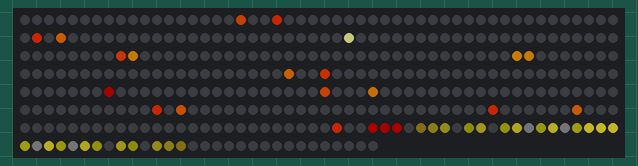
Recording of a sketch running on a simulated Teensy 3. On the bench: 380 RGB LEDs in strip order, left to right, continuing on the next row. Dim RGB values are drawn brighter than linear; the local clock reads 2024-03-15 10:24:30 at power-on unless the sketch sets it; random numbers use the default seed unless the sketch sets one.

Above: at 3.17 s.
At 9.83 s:
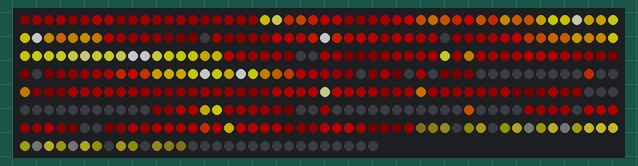
At 20.06 s:
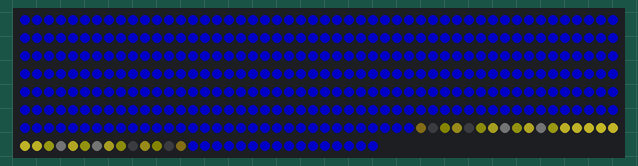
At 21.13 s:
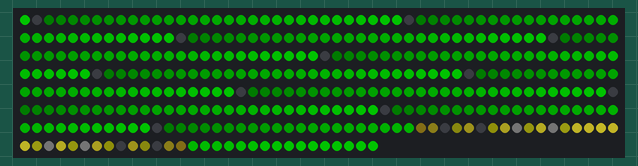
At 30.44 s:
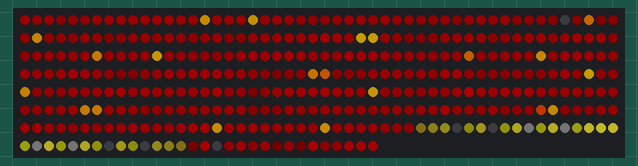
At 39.22 s:
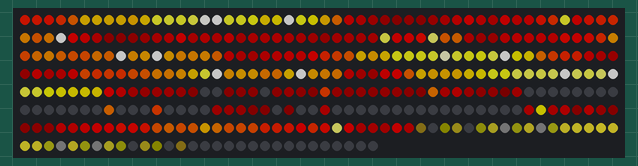

The sketch:

time_hoop.ino
```cpp
#include <FastLED.h>
#include <TimeLib.h>
#include <math.h>

#include "Fire.h"
#include "Night.h"
#include "Wheel.h"
#include "Breath.h"

FASTLED_USING_NAMESPACE

#define DATA_PIN    12
#define CLK_PIN     7

#define LED_TYPE    NEOPIXEL
#define COLOR_ORDER BGR


CRGB leds[NUM_LEDS];
CRGB patternBuff[NUM_LEDS];
//int heat[NUM_LEDS];


bool isInitialized;
int loopCnt; // good for 12 days = 1mil seconds? TODO

void setup() {
  // set the Time library to use Teensy 3.0's RTC to keep time
  setSyncProvider(getTeensy3Time);

  Serial.begin(115200);
  while (!Serial);  // Wait for Arduino Serial Monitor to open
  delay(3000); // 3 second delay for recovery

  // tell FastLED about the LED strip configuration
  FastLED.addLeds<LED_TYPE, DATA_PIN>(leds, NUM_LEDS).setCorrection(TypicalLEDStrip);

  // set master brightness control
  FastLED.setBrightness(BRIGHTNESS);

  loopCnt = 0;
  isInitialized = false;
}

//typedef void (*displayFunc[])(int);
typedef void (*displayFunc[])(CRGB*, int, int);

void runBlueNight(CRGB* pBuf, int tick, int loopC) {
  fill_solid(pBuf, NUM_LEDS, CRGB::Blue);
}

displayFunc funArray2 = {
  &runFire,/*
  &runNight,
  &runFire,
  &runWheel,
  &runFire,*/
  &runBlueNight,
  &runWheel
  //&runBlueBreath
};

// Main function which is looped continuously
void loop()
{
  // display time on LEDs
  //LEDdisplay();
  int numPatterns = 3;
  int numSecondsEachPattern = 10;

  int nowInNumTicks = ((hour() * 60 * 60 ) + (minute() * 60) + second());

  int tick = nowInNumTicks % numSecondsEachPattern;
  if (tick == 0) {
    isInitialized = true;
  }
  int funcIndex = (nowInNumTicks / numSecondsEachPattern) % numPatterns;

  // if we haven't initialized, start off with full orange
  // if loopCnt < numSecondsEachPattern and tick has never been 0
  if (!isInitialized) {
    funcIndex = 0;
  }

  // 20 sec * 60 min * 24 h
  // time = hour * 60 * 24
  // total / num_patterns
  //ideas:
  //  - pass in color, that gives us a couple of things
  //  -
  funArray2[funcIndex](patternBuff, tick, loopCnt);
  for (int i = 0; i < NUM_LEDS; i++) {
    leds[i] = patternBuff[i];
  }
  OverlaySun((int)floor((float)loopCnt / SUN_SPEED));
  FastLED.show();
  FastLED.delay(1000 / FRAMES_PER_SECOND);
  loopCnt++;
}

void OverlaySun(int tick) {
  if ((tick %3) == 0 ) {
    tick = 0;
  }else if ((tick %3) == 1) {
    tick = 2;
  } else {
    tick = 1;
    }
  CRGB levelSun = CRGB(SUN_R, SUN_G, SUN_B);
  //CRGB levelSun = CRGB(255, 255, 55);
  CRGB midSun = CRGB(80, 80, 10);
  CRGB darkSun = CRGB(5, 5, 5);

  int pos = floor(((hour() + 12) % 24) * ((float)NUM_LEDS / 24));
  // Set the center of the sun
  for ( int i = 0 ; i < SUN_SPREAD; i++) {
    int forwardPos = (pos + i) % NUM_LEDS;
    int rearPos = (pos + NUM_LEDS - i ) % NUM_LEDS;
    leds[forwardPos] = levelSun;
    leds[forwardPos].fadeToBlackBy((int)floor(((float)i /SUN_SPREAD) * 255));
    leds[rearPos] = levelSun;
    leds[rearPos].fadeToBlackBy((int)floor(((float)i /SUN_SPREAD) * 255));
  }

  // spread the sun center
  for (int i = tick + 1; i <= SUN_SPREAD-4; i+=3) {
      for (int j = 0; j < 3; j++) {
        CRGB color = levelSun;
        if (j == 1) {
          color = midSun;
        }
        if (j == 2) {
          color = darkSun;
        }

        int forwardPos = (pos + i + j) % NUM_LEDS;
        int rearPos = (pos + NUM_LEDS - i - j) % NUM_LEDS;

        leds[forwardPos] = color;
        leds[forwardPos].fadeToBlackBy((int)floor(((float)i /SUN_SPREAD) * 255));
        leds[rearPos] = color;
        leds[rearPos].fadeToBlackBy((int)floor(((float)i /SUN_SPREAD) * 255));
      }
  }
}

time_t getTeensy3Time()
{
  return Teensy3Clock.get();
}

CRGB average(CRGB* lst, int len) {
  int r = 0;
  int g = 0;
  int b = 0;
  for (int i = 0; i < len; i++) {
    r += lst[i].r;
    g += lst[i].g;
    b += lst[i].b;
  }
  return CRGB(floor((float)r / len), floor((float)g / len), floor((float)b / len));
}


void runBrightOrange(int tick) {
  for ( int i = 0; i < NUM_LEDS; i++) {
    patternBuff[i] = CRGB(250, 0, 10);
  }
}
```

Breath.cpp
```cpp
#include <FastLED.h>
#include <TimeLib.h>
#include "Globals.h"


void runBreath(CRGB* pBuf, int tick, int loopCnt, CRGB color) {
  int full = 360;
  int half = 180;
  for (int i = 0; i < NUM_LEDS; i++){
    pBuf[i] = color;
    // if before half, we want to add, otherwise start brightening again
    //Serial.print("before: ");
    //Serial.println(pBuf[i].b);
    //Serial.print("after:");
             Serial.print(loopCnt);

    if ((loopCnt % full) < half) {

      Serial.print("- before half; ");
      Serial.print(255 * (loopCnt % full) / (float)(full));
      Serial.println();
      color.fadeToBlackBy(floor(255 * ((loopCnt % full) / (float)(full))));//.fadeToBlackBy((int)floor(((tick % full) / (float)full) * 255));
      fill_solid(pBuf, NUM_LEDS, color);
      //pBuf[i].fadeToBlackBy((int)floor(((second() % full) / (float)full) * 255));
    } else {
      Serial.print("- after half; ");
      Serial.print(255 * ((full - (loopCnt % full))/(float)full));
      Serial.println();

           // color.fadeToBlackBy((int)floor(((tick % full) / (float)full) * 255));
       color.fadeToBlackBy(floor(255 * ((full - (loopCnt % full))/(float)full)));
      fill_solid(pBuf, NUM_LEDS, color);
      //pBuf[i].fadeToBlackBy((int)floor(((1 - (second() % full)) / (float)full) * 255));
    }
  //      Serial.print(pBuf[i].b);
//
  }
}

void runBlueBreath(CRGB* pBuf, int tick, int loopCnt) {
  //Serial.print("in blue");
  runBreath(pBuf, tick, loopCnt, CRGB::Blue);
}
/*void runGreenBreath(CRGB* pBuf, int tick) {
  runBreath(pBuf, tick,  CRGB::Green);
}
void runPurpleBreath(CRGB* pBuf, int tick) {
  runBreath(pBuf, tick, CRGB::Purple);
}
void runRedBreath(CRGB* pBuf, int tick) {
  runBreath(pBuf, tick, CRGB::Red);
}*/
```

Breath.h
```cpp
/*
  Breath.h - Library for making cool night inspired patterns
*/
#ifndef Breath_h
#define Breath_h

#include "Globals.h"


void runBlueBreath(CRGB*, int, int);
void runBreath(CRGB*, int, int, CRGB);

#endif
```

Fire.cpp
```cpp
#include <FastLED.h>
#include "Globals.h"

int heat[NUM_LEDS];

// used for cool fire pattern
/*DEFINE_GRADIENT_PALETTE( coolfire_gp ) {
  0,     0,  0,  0,   //black
128,     63,191, 138,   //red
224,     65, 63, 191,   //bright yellow
255,   63,127,  191}; //full white */


CRGBPalette16 gPal;
// keeps the pixel safe from going off the edge - TODO there's probably a built-in for ..
int SF(int centroid, int i) {
  return (centroid + i) % NUM_LEDS;
}

void runFire(CRGB* pBuff, int tick, int loopCnt) {
// for fire pattern
  gPal = HeatColors_p;

  int COOLING = 130; // decrease to make white-hot
  int SPARKING = 170;

  if (tick == 0) {
    for (int i = 0; i < NUM_LEDS; i++) {
       heat[i] = 40;
    }
  }
  // cool down whole LED strand
  // for each chunk, get centroid
  //   leds drift forwards & backwards
  //   ignite sparks forwards & backwards
  // map whole

  // Step 1.  Cool down every cell a little
  for ( int i = 0; i < NUM_LEDS; i++) {
    heat[i] = qsub8(heat[i], random8(0, floor(((float)COOLING * 10) / CHUNK_SIZE) + 1));
  }

  for (int j = 0; j < NUM_CHUNKS; j++) {
    int half_chunk = floor((float)CHUNK_SIZE / 2);
    int cent = floor(j * 2 * half_chunk) + half_chunk; // shouldn't need floor

    // Step 2.  leds from each cell drifts 'up' and diffuses a little
    for ( int k = half_chunk + floor(half_chunk / 2) - 4; k > 0; k--) {

      int prev[4];
      prev[0] = heat[SF(cent, k - 1)];
      prev[1] = heat[SF(cent, k - 2)];
      prev[2] = heat[SF(cent, k - 3)];
      prev[3] = heat[SF(cent, k - 4)];

      int nxt[4];
      nxt[0] =  heat[SF(cent, -1 * (k - 1))];
      nxt[1] =  heat[SF(cent, -1 * (k - 2))];
      nxt[2] =  heat[SF(cent, -1 * (k - 3))];
      nxt[3] =  heat[SF(cent, -1 * (k - 4))];

      heat[SF(cent, k)] = floor((float)(prev[0] + prev[1] + prev[2] + prev[3]) / 4);
      heat[SF(cent, -1 * k)] = floor((float)(nxt[0] + nxt[1] + nxt[2] + prev[3]) / 4);
    }

    // Step 3.  Randomly ignite new 'sparks' of leds near the bottom
    if ( random8(j) < SPARKING ) {
      int y = random8(7 + j);
      heat[SF(cent, y)] = qadd8(heat[SF(cent, y)], random8(100, 140));
      int z = random8(8 + j);
      heat[SF(cent, z)] = qadd8(heat[SF(cent, z)], random8(100, 140));
    }
  }

  // Step 4.  Map from leds cells to LED colors
  for ( int j = 0; j < NUM_LEDS; j++) {

    // Scale the leds value from 0-255 down to 0-240
    // for best results with color palettes.
    byte colorindex = scale8( heat[j], 240);
    CRGB color = ColorFromPalette( (CRGBPalette16&) gPal, colorindex);
    pBuff[j] = color;
  }
}
```

Fire.h
```cpp
/*
  Fire.h - Library for making the game of thrones style fire for the hoop
*/
#ifndef Fire_h
#define Fire_h

void runFire(CRGB*, int, int);

int SF(int, int);
#endif
```

Globals.h
```cpp
#ifndef Globals_h
#define Globals_h

#define NUM_LEDS    380

#define BRIGHTNESS          96
#define FRAMES_PER_SECOND  300

// Sun consts
#define SUN_SPREAD 16
#define SUN_HUE 70
#define SUN_SAT 255
#define SUN_V 255
// alternate because schimmy hates HSV
#define SUN_R 246
#define SUN_G 230
#define SUN_B 50
#define SUN_SPEED 2 // higher = slower strobe
#define NUM_CHUNKS 12
const int CHUNK_SIZE = floor((float)NUM_LEDS / NUM_CHUNKS);


#endif
```

Night.cpp
```cpp
#include <FastLED.h>
#include "Globals.h"

void runNight(CRGB* pBuf, int tick, int loopCnt) {
  for (int i = 0; i < NUM_LEDS; i++){
    pBuf[i] = CRGB::Blue;
  }

}
```

Night.h
```cpp
/*
  Night.h - Library for making cool night inspired patterns
*/
#ifndef Night_h
#define Night_h

#include "Globals.h"

void runNight(CRGB*, int, int);

#endif
```

Wheel.cpp
```cpp
#include <FastLED.h>
#include "Globals.h"
// wheel consts

CRGB MIN_COLOR = CRGB(0, 0, 0);
CRGB MAX_COLOR = CRGB(0, 250, 0);


CRGB scaleColor(int i) {
  int r = ((MAX_COLOR[0] - MIN_COLOR[0]) * ((float)i / CHUNK_SIZE)) + MIN_COLOR[0];
  int g = ((MAX_COLOR[1] - MIN_COLOR[1]) * ((float)i / CHUNK_SIZE)) + MIN_COLOR[1];
  int b = ((MAX_COLOR[2] - MIN_COLOR[2]) * ((float)i / CHUNK_SIZE)) + MIN_COLOR[2];
  return CRGB(round(r), round(g), round(b));
}

void runWheel(CRGB* pBuf, int tick, int loopCnt) {
  if (tick == 0) {
    for (int i = 0; i < NUM_CHUNKS; i++) {
      for (int j = 0; j < CHUNK_SIZE; j++) {

        int newPos = i * CHUNK_SIZE + j;
        CRGB col = scaleColor(j);
        pBuf[newPos] = col;
      }
    }
  }

  for ( int i = NUM_LEDS - 1; i >= 0;  i--) {
    int pos = ((i - 1) + NUM_LEDS) % NUM_LEDS;
    pBuf[i] = pBuf[pos];
  }
}
```

Wheel.h
```cpp
/*
  Wheel.h - Library for making cool night inspired patterns
*/
#ifndef Wheel_h
#define Wheel_h

#include "Globals.h"

void runWheel(CRGB*, int, int);

CRGB scaleColor(int);

#endif
```
